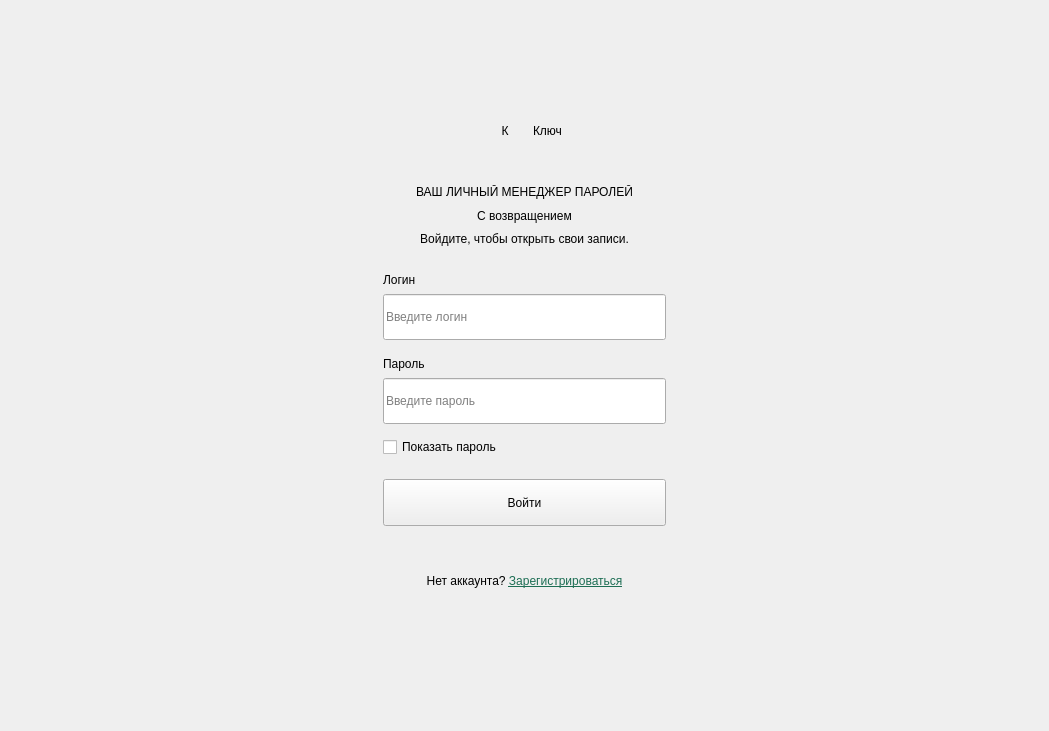
      <widget class="QWidget" name="loginPage">
       <layout class="QVBoxLayout" name="verticalLayout_3">
        <item>
         <layout class="QVBoxLayout" name="verticalLayout_2">
          <item>
           <spacer name="loginTopSpacer">
            <property name="orientation">
             <enum>Qt::Vertical</enum>
            </property>
            <property name="sizeType">
             <enum>QSizePolicy::Expanding</enum>
            </property>
            <property name="sizeHint" stdset="0">
             <size>
              <width>1027</width>
              <height>102</height>
             </size>
            </property>
           </spacer>
          </item>
          <item>
           <layout class="QVBoxLayout" name="verticalLayout">
            <item>
             <layout class="QHBoxLayout" name="loginBrandLayout">
              <property name="spacing">
               <number>10</number>
              </property>
              <property name="leftMargin">
               <number>0</number>
              </property>
              <property name="topMargin">
               <number>0</number>
              </property>
              <property name="rightMargin">
               <number>0</number>
              </property>
              <property name="bottomMargin">
               <number>0</number>
              </property>
              <item>
               <spacer name="loginBrandLeftSpacer">
                <property name="orientation">
                 <enum>Qt::Horizontal</enum>
                </property>
                <property name="sizeType">
                 <enum>QSizePolicy::Expanding</enum>
                </property>
                <property name="sizeHint" stdset="0">
                 <size>
                  <width>0</width>
                  <height>0</height>
                 </size>
                </property>
               </spacer>
              </item>
              <item>
               <widget class="QLabel" name="loginBrandMark">
                <property name="minimumSize">
                 <size>
                  <width>36</width>
                  <height>36</height>
                 </size>
                </property>
                <property name="maximumSize">
                 <size>
                  <width>36</width>
                  <height>36</height>
                 </size>
                </property>
                <property name="text">
                 <string>К</string>
                </property>
                <property name="alignment">
                 <set>Qt::AlignCenter</set>
                </property>
               </widget>
              </item>
              <item>
               <widget class="QLabel" name="loginBrandName">
                <property name="text">
                 <string>Ключ</string>
                </property>
               </widget>
              </item>
              <item>
               <spacer name="loginBrandRightSpacer">
                <property name="orientation">
                 <enum>Qt::Horizontal</enum>
                </property>
                <property name="sizeType">
                 <enum>QSizePolicy::Expanding</enum>
                </property>
                <property name="sizeHint" stdset="0">
                 <size>
                  <width>0</width>
                  <height>0</height>
                 </size>
                </property>
               </spacer>
              </item>
             </layout>
            </item>
            <item>
             <layout class="QHBoxLayout" name="horizontalLayout">
              <item>
               <spacer name="horizontalSpacer">
                <property name="orientation">
                 <enum>Qt::Horizontal</enum>
                </property>
                <property name="sizeHint" stdset="0">
                 <size>
                  <width>288</width>
                  <height>20</height>
                 </size>
                </property>
               </spacer>
              </item>
              <item>
               <widget class="QFrame" name="loginCard">
                <property name="sizePolicy">
                 <sizepolicy hsizetype="Preferred" vsizetype="Preferred">
                  <horstretch>0</horstretch>
                  <verstretch>0</verstretch>
                 </sizepolicy>
                </property>
                <property name="frameShape">
                 <enum>QFrame::NoFrame</enum>
                </property>
                <layout class="QVBoxLayout" name="loginCardLayout">
                 <property name="spacing">
                  <number>0</number>
                 </property>
                 <property name="leftMargin">
                  <number>30</number>
                 </property>
                 <property name="topMargin">
                  <number>30</number>
                 </property>
                 <property name="rightMargin">
                  <number>30</number>
                 </property>
                 <property name="bottomMargin">
                  <number>30</number>
                 </property>
                 <item>
                  <widget class="QLabel" name="loginEyebrow">
                   <property name="text">
                    <string>ВАШ ЛИЧНЫЙ МЕНЕДЖЕР ПАРОЛЕЙ</string>
                   </property>
                   <property name="alignment">
                    <set>Qt::AlignCenter</set>
                   </property>
                  </widget>
                 </item>
                 <item>
                  <spacer name="loginEyebrowGap">
                   <property name="orientation">
                    <enum>Qt::Vertical</enum>
                   </property>
                   <property name="sizeType">
                    <enum>QSizePolicy::Fixed</enum>
                   </property>
                   <property name="sizeHint" stdset="0">
                    <size>
                     <width>0</width>
                     <height>10</height>
                    </size>
                   </property>
                  </spacer>
                 </item>
                 <item>
                  <widget class="QLabel" name="loginTitle">
                   <property name="text">
                    <string>С возвращением</string>
                   </property>
                   <property name="alignment">
                    <set>Qt::AlignCenter</set>
                   </property>
                  </widget>
                 </item>
                 <item>
                  <spacer name="loginTitleGap">
                   <property name="orientation">
                    <enum>Qt::Vertical</enum>
                   </property>
                   <property name="sizeType">
                    <enum>QSizePolicy::Fixed</enum>
                   </property>
                   <property name="sizeHint" stdset="0">
                    <size>
                     <width>0</width>
                     <height>9</height>
                    </size>
                   </property>
                  </spacer>
                 </item>
                 <item>
                  <widget class="QLabel" name="loginSubtitle">
                   <property name="text">
                    <string>Войдите, чтобы открыть свои записи.</string>
                   </property>
                   <property name="alignment">
                    <set>Qt::AlignCenter</set>
                   </property>
                   <property name="wordWrap">
                    <bool>true</bool>
                   </property>
                  </widget>
                 </item>
                 <item>
                  <spacer name="loginHeaderGap">
                   <property name="orientation">
                    <enum>Qt::Vertical</enum>
                   </property>
                   <property name="sizeType">
                    <enum>QSizePolicy::Fixed</enum>
                   </property>
                   <property name="sizeHint" stdset="0">
                    <size>
                     <width>0</width>
                     <height>27</height>
                    </size>
                   </property>
                  </spacer>
                 </item>
                 <item>
                  <layout class="QVBoxLayout" name="loginUsernameFieldLayout">
                   <property name="spacing">
                    <number>7</number>
                   </property>
                   <property name="leftMargin">
                    <number>0</number>
                   </property>
                   <property name="topMargin">
                    <number>0</number>
                   </property>
                   <property name="rightMargin">
                    <number>0</number>
                   </property>
                   <property name="bottomMargin">
                    <number>0</number>
                   </property>
                   <item>
                    <widget class="QLabel" name="loginUsernameLabel">
                     <property name="text">
                      <string>Логин</string>
                     </property>
                     <property name="buddy">
                      <cstring>loginUsernameEdit</cstring>
                     </property>
                    </widget>
                   </item>
                   <item>
                    <widget class="QLineEdit" name="loginUsernameEdit">
                     <property name="minimumSize">
                      <size>
                       <width>0</width>
                       <height>46</height>
                      </size>
                     </property>
                     <property name="maximumSize">
                      <size>
                       <width>16777215</width>
                       <height>46</height>
                      </size>
                     </property>
                     <property name="accessibleName">
                      <string>Логин</string>
                     </property>
                     <property name="placeholderText">
                      <string>Введите логин</string>
                     </property>
                     <property name="clearButtonEnabled">
                      <bool>true</bool>
                     </property>
                    </widget>
                   </item>
                  </layout>
                 </item>
                 <item>
                  <spacer name="loginUsernameGap">
                   <property name="orientation">
                    <enum>Qt::Vertical</enum>
                   </property>
                   <property name="sizeType">
                    <enum>QSizePolicy::Fixed</enum>
                   </property>
                   <property name="sizeHint" stdset="0">
                    <size>
                     <width>0</width>
                     <height>17</height>
                    </size>
                   </property>
                  </spacer>
                 </item>
                 <item>
                  <layout class="QVBoxLayout" name="loginPasswordFieldLayout">
                   <property name="spacing">
                    <number>7</number>
                   </property>
                   <property name="leftMargin">
                    <number>0</number>
                   </property>
                   <property name="topMargin">
                    <number>0</number>
                   </property>
                   <property name="rightMargin">
                    <number>0</number>
                   </property>
                   <property name="bottomMargin">
                    <number>0</number>
                   </property>
                   <item>
                    <widget class="QLabel" name="loginPasswordLabel">
                     <property name="text">
                      <string>Пароль</string>
                     </property>
                     <property name="buddy">
                      <cstring>loginPasswordEdit</cstring>
                     </property>
                    </widget>
                   </item>
                   <item>
                    <widget class="QLineEdit" name="loginPasswordEdit">
                     <property name="minimumSize">
                      <size>
                       <width>0</width>
                       <height>46</height>
                      </size>
                     </property>
                     <property name="maximumSize">
                      <size>
                       <width>16777215</width>
                       <height>46</height>
                      </size>
                     </property>
                     <property name="accessibleName">
                      <string>Пароль</string>
                     </property>
                     <property name="inputMethodHints">
                      <set>Qt::ImhHiddenText|Qt::ImhNoAutoUppercase|Qt::ImhNoPredictiveText|Qt::ImhSensitiveData</set>
                     </property>
                     <property name="echoMode">
                      <enum>QLineEdit::Password</enum>
                     </property>
                     <property name="placeholderText">
                      <string>Введите пароль</string>
                     </property>
                    </widget>
                   </item>
                  </layout>
                 </item>
                 <item>
                  <spacer name="loginShowPasswordGap">
                   <property name="orientation">
                    <enum>Qt::Vertical</enum>
                   </property>
                   <property name="sizeType">
                    <enum>QSizePolicy::Fixed</enum>
                   </property>
                   <property name="sizeHint" stdset="0">
                    <size>
                     <width>0</width>
                     <height>13</height>
                    </size>
                   </property>
                  </spacer>
                 </item>
                 <item>
                  <widget class="QCheckBox" name="loginShowPasswordCheck">
                   <property name="cursor">
                    <cursorShape>PointingHandCursor</cursorShape>
                   </property>
                   <property name="text">
                    <string>Показать пароль</string>
                   </property>
                  </widget>
                 </item>
                 <item>
                  <spacer name="loginButtonGap">
                   <property name="orientation">
                    <enum>Qt::Vertical</enum>
                   </property>
                   <property name="sizeType">
                    <enum>QSizePolicy::Fixed</enum>
                   </property>
                   <property name="sizeHint" stdset="0">
                    <size>
                     <width>0</width>
                     <height>22</height>
                    </size>
                   </property>
                  </spacer>
                 </item>
                 <item>
                  <widget class="QPushButton" name="loginButton">
                   <property name="minimumSize">
                    <size>
                     <width>0</width>
                     <height>47</height>
                    </size>
                   </property>
                   <property name="maximumSize">
                    <size>
                     <width>16777215</width>
                     <height>47</height>
                    </size>
                   </property>
                   <property name="cursor">
                    <cursorShape>PointingHandCursor</cursorShape>
                   </property>
                   <property name="text">
                    <string>Войти</string>
                   </property>
                  </widget>
                 </item>
                 <item>
                  <spacer name="loginStatusGap">
                   <property name="orientation">
                    <enum>Qt::Vertical</enum>
                   </property>
                   <property name="sizeType">
                    <enum>QSizePolicy::Fixed</enum>
                   </property>
                   <property name="sizeHint" stdset="0">
                    <size>
                     <width>0</width>
                     <height>8</height>
                    </size>
                   </property>
                  </spacer>
                 </item>
                 <item>
                  <widget class="QLabel" name="loginStatusLabel">
                   <property name="minimumSize">
                    <size>
                     <width>0</width>
                     <height>35</height>
                    </size>
                   </property>
                   <property name="text">
                    <string/>
                   </property>
                   <property name="textFormat">
                    <enum>Qt::PlainText</enum>
                   </property>
                   <property name="alignment">
                    <set>Qt::AlignCenter</set>
                   </property>
                   <property name="wordWrap">
                    <bool>true</bool>
                   </property>
                   <property name="state" stdset="0">
                    <string>info</string>
                   </property>
                  </widget>
                 </item>
                 <item>
                  <spacer name="loginLinkGap">
                   <property name="orientation">
                    <enum>Qt::Vertical</enum>
                   </property>
                   <property name="sizeType">
                    <enum>QSizePolicy::Fixed</enum>
                   </property>
                   <property name="sizeHint" stdset="0">
                    <size>
                     <width>0</width>
                     <height>5</height>
                    </size>
                   </property>
                  </spacer>
                 </item>
                 <item>
                  <widget class="QLabel" name="registerLink">
                   <property name="focusPolicy">
                    <enum>Qt::StrongFocus</enum>
                   </property>
                   <property name="accessibleName">
                    <string>Нет аккаунта? Зарегистрироваться</string>
                   </property>
                   <property name="text">
                    <string>&lt;html&gt;&lt;head/&gt;&lt;body&gt;&lt;p style=&quot;margin:0;&quot;&gt;Нет аккаунта? &lt;a href=&quot;register&quot; style=&quot;color:#1D6E54; text-decoration:underline;&quot;&gt;Зарегистрироваться&lt;/a&gt;&lt;/p&gt;&lt;/body&gt;&lt;/html&gt;</string>
                   </property>
                   <property name="textFormat">
                    <enum>Qt::RichText</enum>
                   </property>
                   <property name="alignment">
                    <set>Qt::AlignCenter</set>
                   </property>
                   <property name="openExternalLinks">
                    <bool>false</bool>
                   </property>
                   <property name="textInteractionFlags">
                    <set>Qt::LinksAccessibleByKeyboard|Qt::LinksAccessibleByMouse</set>
                   </property>
                  </widget>
                 </item>
                </layout>
               </widget>
              </item>
              <item>
               <spacer name="horizontalSpacer_2">
                <property name="orientation">
                 <enum>Qt::Horizontal</enum>
                </property>
                <property name="sizeHint" stdset="0">
                 <size>
                  <width>288</width>
                  <height>20</height>
                 </size>
                </property>
               </spacer>
              </item>
             </layout>
            </item>
           </layout>
          </item>
          <item>
           <spacer name="loginBottomSpacer">
            <property name="orientation">
             <enum>Qt::Vertical</enum>
            </property>
            <property name="sizeType">
             <enum>QSizePolicy::Expanding</enum>
            </property>
            <property name="sizeHint" stdset="0">
             <size>
              <width>1027</width>
              <height>102</height>
             </size>
            </property>
           </spacer>
          </item>
         </layout>
        </item>
       </layout>
      </widget>
